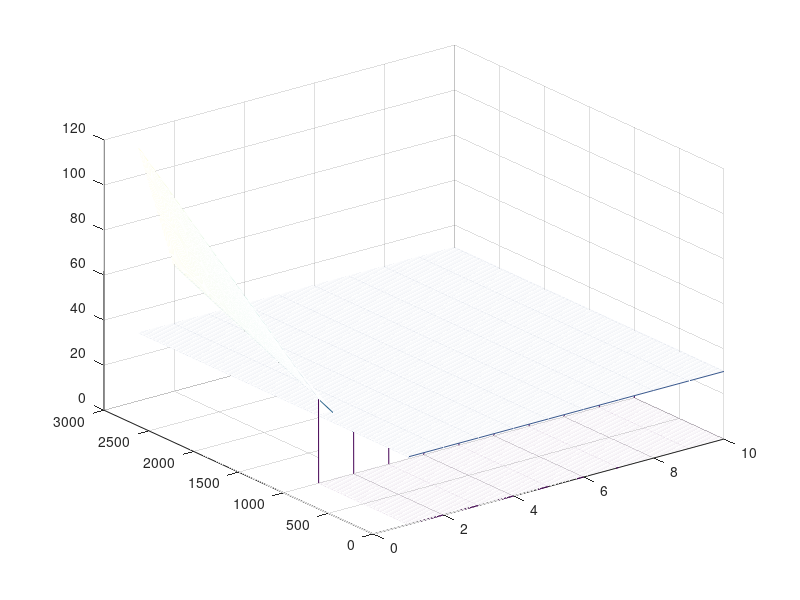

MATLAB code for this plot:
clear;
clc;

%% RC Car Specs
Size = 1/10;    % RC Car Scale
GR = 5;      % Gear ratio motor shaft to wheel shaft (N2/N1)
R_wheel_supra = 0.33;           % Full size car tire radius, m
R_wheel = R_wheel_supra*Size;   % RC Car tire radius, m
C_wheel = pi*2*R_wheel;         % RC Car tire circumference, m
width_wheel = 0.254 * Size;     % RC car tire width, m

wheelbase_supra = 2.74;         % Full size car wheelbase, m https://toyotagazooracing.com/gr/supra/specs/
wheelbase = wheelbase_supra * Size; % RC car wheelbase
track = wheelbase / 1.55; % RC car track, m

%% Battery Specs
V_cell_nom = 3.6;       % Nominal cell voltage, V
V_cell_max = 4.2;       % Max cell voltage, V
I_cell_rated = 25;      % Cell continuous discharge rating (max) A
m_cell = 0.043;         % Cell mass, kg
P_count = 8;            % Pack P-Count
S_count = 3;            % Pacl S-Count
pack_factor = 1.6;      % Battery pack packing factor, https://www.batterydesign.net/cell-to-pack-mass-ratio/

V_pack_nom = V_cell_nom *S_count; % Nominal Pack Volatage, V
m_pack = pack_factor * m_cell * P_count * S_count; % Total pack mass, kg
I_pack_max = I_cell_rated * P_count;    % Pack continuous discharge current (max) A


%% Motor Specs
m_motor = 0.300;        % Motor Mass, kg
kV = 3500;              % kV Rating, RPM/V
V_motor_max = 15;             % Max Voltage
I_motor_max = 140;            % Max Current
P_max = V_motor_max*I_motor_max;    % Max Power
W_m_max = kV*V_motor_max/60*2*pi; % Motor max speed, Rad/s
T_m_max = P_max/W_m_max;    % Motor max torque


% Calculate motor speed needed for max speed
v_car_req = 30;                 % Minimum top speed requirement, m/s
W_wheel_req = v_car_req / C_wheel * 2 * pi; % Minimum wheel speed requirement, Rad/s
W_motor_req = W_wheel_req*GR; % Min motor speed to meet top speed requirement w/ gear ratio, Rad/s

%{
 Calculate motor torque required from rolling resistance
c_rr = 0.03;                    % Rolling resistance coefficient
F_rr = c_rr * m_car * 9.81;     % Rolling resistance force, N
%}

%% 3D Plot V_max as f(s_count, GR)

x=1;
for kV = 1000:1:3000
    y = 1;
    for GR = 1:1:10

        
        w_motor = kV * V_pack_nom/60*2*pi;      % Motor speed, Rad/s
        w_wheel = w_motor * 1/GR;                 % Wheel speed, Rad/s
        v_car(kV, GR) = C_wheel * w_wheel / (2*pi);     % Car speed, m/s
        %display(v_car(x, y));

        y = y+1;
    end
    x = x+1;
end

plane(1:kV,1:GR) = v_car_req;

close all
figure;
mesh(v_car);
hold on
mesh(plane);



%% Mass model

    % wheels
    volume_wheel = pi()*(R_wheel^2)*width_wheel;    %RC car wheel volume, m^3, assume solid cylinder
    rho_rubber =  920;                              %Natural rubber density kg/m^3, https://designerdata.nl/materials/natural-rubber
    m_wheels = volume_wheel * rho_rubber;

    % Electronics
    m_electronics = m_motor * 0.5;

    % Calculate chassis thickness
    
    thick_new = 0.0001;     % Chassis starting thickness, m
    SF = 0;                     % Safety factor
    SF_tres = 1.2;              % Safety factor treshold
    G_load = 5.0;               % Vertical G load factor for chassis sizing
    rho_AL = 2700;              % Aluminum density, kg/m^3 https://www.matweb.com/search/datasheet.aspx?MatGUID=b8d536e0b9b54bd7b69e4124d8f1d20a&ckck=1
    yield_AL = 276*10^6;             % Aluminum yield stenght, MPa https://www.matweb.com/search/datasheet.aspx?MatGUID=b8d536e0b9b54bd7b69e4124d8f1d20a&ckck=1


    while SF < SF_tres  %safety factor
        
        thick_chassis = thick_new;

        m_chassis = wheelbase * track * thick_chassis * rho_AL;
        m_car = m_pack + m_motor + m_chassis + (4*m_wheels) + m_electronics;

        M_max = G_load*m_car*9.81*wheelbase/8;             % Max bending moment, Nm 
        V_max = G_load*m_car*9.81/2;                       % Max shear force, N

        I_chassis = track*(thick_chassis^3)/12;
        Bend_stress = M_max * (wheelbase/2) / I_chassis;
        SF_M = yield_AL / Bend_stress;

        Shear_stress = V_max / (track * thick_chassis);
        SF_V = yield_AL / Shear_stress;

        SF = min(SF_M, SF_V);

        thick_new = thick_chassis + 0.0001;

    end




%% Calculate Acceleration Time

if I_pack_max <= I_motor_max
    P_motor = V_pack_nom * I_pack_max;
else
    display('Current limited by motor');
    P_motor = V_pack_nom * I_motor_max;
end

T_m = P_motor / w_motor;

F_fric = T_m * GR / R_wheel; % Net friction propulsion force from car tire to ground, N

a_car = F_fric / m_car;     % Car acceleration m/s^2, assuming no slipping, no drag, no rolling resistance
t_vmax = v_car_req / a_car; % Acceleration time from zero to the requiremd max speed